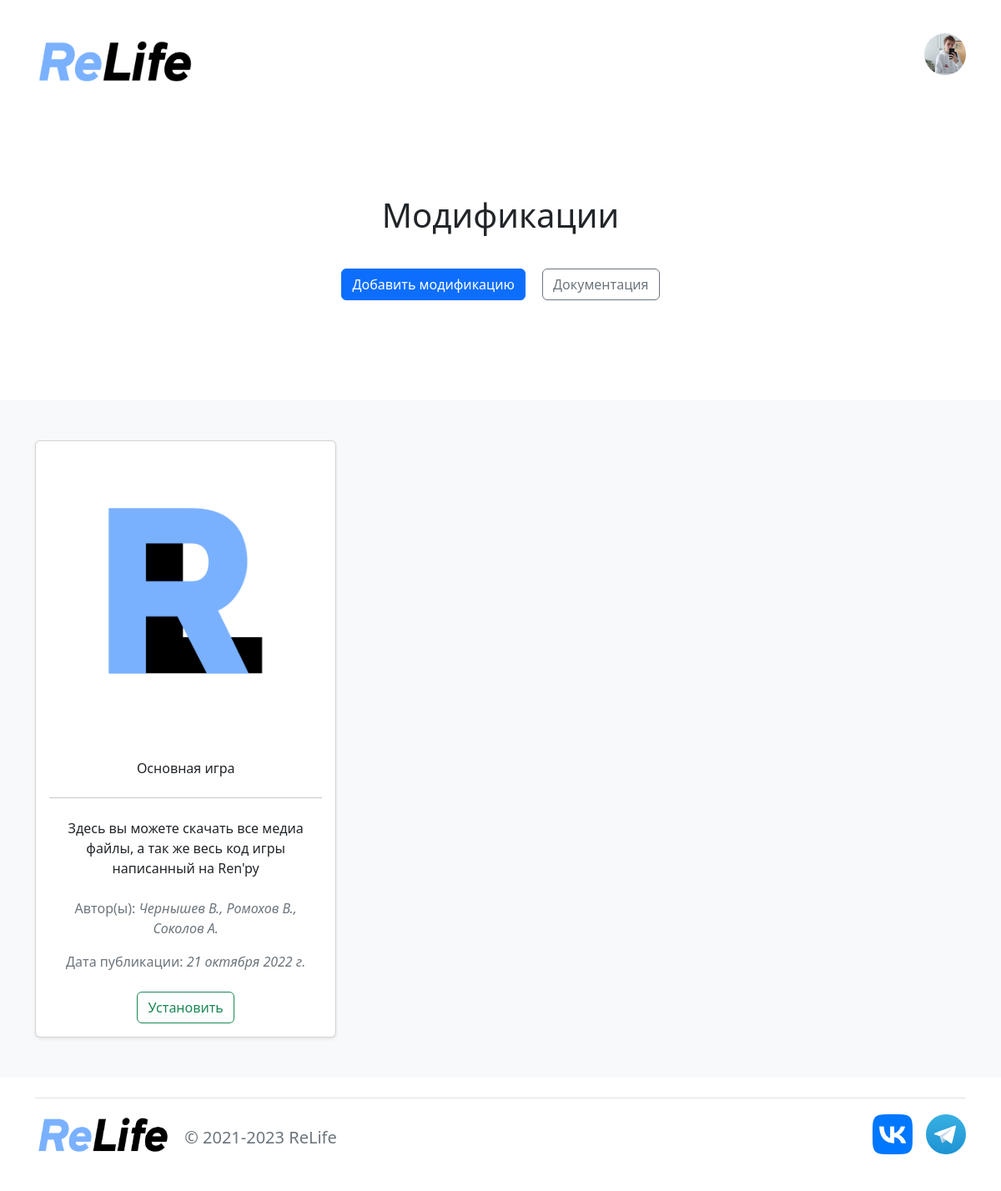
Page /modifications (signed in) on the committed database.
### users/models.py (models this page shows, shortened)
class User(AbstractUser):
    pass

class Account(models.Model):
    user = models.OneToOneField(User, null=True, blank=True, on_delete=models.CASCADE)
    first_name = models.CharField('Имя', null=True, blank=True, max_length=32)
    last_name = models.CharField('Фамилия', null=True, blank=True, max_length=32)
    birthday = models.DateField('День рождения', null=True, blank=True, )
    gender = models.CharField(
        'Пол пользователя',
        null=True,
        blank=True,
        max_length=7,
        choices=[
            ('Мужской', 'Мужской'),
            ('Женский', 'Женский')
        ]
    )
    phone = models.CharField('Номер моб. телефона', null=True, blank=True, max_length=10)
    role = models.CharField(
        'Роль пользователя',
        null=True,
        blank=True,
        max_length=25,
        choices=[
            ('Пользователь', 'Пользователь'),
            ('Спонсор', 'Спонсор'),
            ('Ангел', 'Ангел'),
            ('Создатель', 'Создатель'),
        ],
        default='Пользователь'
    )
    accept_ua_pp = models.BooleanField('Согласие со всеми правилами', null=True, blank=True, default=True)
    nick_in_credits = models.CharField('Ник для титров', null=True, blank=True, max_length=64)
    web_site = models.CharField('Веб-сайт', null=True, blank=True, max_length=64)
    github = models.CharField('GitHub', null=True, blank=True, max_length=64)
    telegram = models.CharField('Telegram', null=True, blank=True, max_length=64)
    discord = models.CharField('Discord', null=True, blank=True, max_length=64)
    ip_address = models.CharField('Ip', null=True, blank=True, default='ABC', max_length=64)
    img = models.ImageField('Аватар', null=True, blank=True, upload_to=path_and_rename,
                            default='img/avatar/standard_avatar.png')
    class Meta:
        verbose_name = 'Пользователь_доп'
        verbose_name_plural = 'Пользователи_доп'

class Mod(models.Model):
    title = models.CharField('Название мода', max_length=255)
    description = models.TextField('Описание')
    author = models.CharField('Автор', max_length=255)
    date = models.DateField('Дата публикации', auto_now_add=True)
    img_mod = models.ImageField('Превью мода', null=True, blank=True, upload_to='img/mods/')
    mod = models.FileField('Модификация', null=True, blank=True, upload_to='game/modifications/')
    accept_mod = models.BooleanField('Подтверждение', null=True, blank=True, default=False)
    class Meta:
        verbose_name = 'Модификация'
        verbose_name_plural = 'Модификации'

### users/views.py (the view)
# urls.py: path('modifications', views.mod_main, name='modifications'),
def mod_main(request):
    mods = Mod.objects.order_by('-date')
    return render(request, 'users/modifications/modifications_main.html',
                  {
                      'mods': mods
                  })

### templates/users/modifications/modifications_main.html (shortened to what this page needs)
{% extends 'users/base.html' %}
{% load static %}
{% block logo_for_page %}
<img src=" static/users/img/logo_site.jpg" class="rounded bi me-5" alt="logo.svg" width='192' height='65.4'>
{% endblock %}
{% block content %}
<section class="py-5 text-center container">
    <div class="row py-lg-5">
        <div class="col-lg-6 col-md-8 mx-auto">
            <h1 class="">Модификации</h1><br>
            {% if user.is_authenticated %}
                <p>
                    <a href="{% url 'modifications_create' %}" class="btn btn-primary me-3">Добавить модификацию</a>
                    <a href="{% url 'modifications_info' %}" class="btn btn-outline-secondary my-2">Документация</a>
                </p>
            {% endif %}
        </div>
    </div>
</section>
<div class="album py-5 bg-light">
    <div class="container">
      <div class="row row-cols-1 row-cols-sm-2 row-cols-md-3 g-3">
        {% for el in mods %}
          {% if el.accept_mod %}
            <div class="col">
                <div class="card shadow-sm text-center">
                    <img src="/static/users/{{ el.img_mod }}" class="rounded bd-placeholder-img card-img-top" width="100%" height="100%">
                    <div class="card-body">
                        <p class="card-text py-2 h6">{{ el.title }}</p>
                        <hr>
                        <p class="card-text py-2">{{ el.description }}</p>
                        <p class="card-text text-muted">Автор(ы): <i>{{ el.author }}</i></p>
                        <p class="card-text text-muted pb-2">Дата публикации: <i>{{ el.date }}</i></p>
                        <div class="text-center">
                            <div class="">
                                <a href="/static/users/{{ el.mod }}" class="btn btn-outline-success">Установить</a>
                            </div>
                        </div>
                    </div>
                </div>
            </div>
          {% endif %}
        {% endfor %}
      </div>
    </div>
  </div>
{% endblock %}

### templates/users/base.html (shortened to what this page needs)
{% load static %}
<!doctype html>
<html lang="en">
<head>
    <link href="https://cdn.jsdelivr.net/npm/bootstrap@5.2.0/dist/css/bootstrap.min.css" rel="stylesheet">
    <link rel="stylesheet" href="{% static 'users/css/nav_menu.css' %}">
    <link rel="stylesheet" href="{% static 'users/css/base_link.css' %}">
</head>
<body>
    <aside>
        <header class="p-3 mb-3">
            <div class="container">
                <div class="d-flex flex-wrap align-items-center justify-content-between">
                    <a href="{% url 'home' %}" class="d-flex align-items-center mb-2 mb-lg-0 align-self-end">
                        {% block logo_for_page %}{% endblock %}
                    </a>
                    {% if user.is_authenticated %}
                        <div class="dropdown">
                            <a class="pe-0 ps-2" id="navbarDropdownUser" role="button" data-bs-toggle="dropdown"
                               aria-haspopup="true" aria-expanded="false">
                                <div class="avatar avatar-xl">
                                    {% if user.account.img %}
                                        <img class="rounded-circle mb-3" src="/static/users/{{ user.account.img }}" alt=""
                                             width="50" height="50">
                                    {% else %}
                                        <img src="/static/users/img/avatar/standard_avatar.png" alt="avatar - {{ user.username }}"
                                             class="mb-3 bd-placeholder-img rounded-circle" width="50" height="50">
                                    {% endif %}
                                </div>
                            </a>
                        </div>
                    {% endif %}
                </div>
            </div>
        </header>
    </aside>
    <main>
        {% block content %}
        {% endblock %}
    </main>
    <div class="container">
        <footer class="d-flex flex-wrap justify-content-between align-items-center py-3 my-4 border-top">
          <div class="col-md-4 d-flex align-items-center">
                <a href="{% url 'home' %}" class="mb-3 me-3 mb-md-0 text-muted text-decoration-none lh-1">
                    <img src="{% static 'users/img/logo_site.jpg' %}" class="bi" alt="logo.svg" width='163.2' height='55.59'>
                </a>
                <span class="h5 mt-3 text-muted">© 2021-2023 ReLife</span>
          </div>
          <ul class="nav col-md-4 justify-content-end list-unstyled d-flex">
            <li class="ms-3">
                <a class="text-muted" href="https://vk.com/vr1_r1">
                    <img src="{% static 'users/img/logo/VK_Compact_Logo.jpg' %}" class="bi" alt="logo.svg" width='48' height='48'>
                </a>
            </li>
            <li class="ms-3">
                <a class="text-muted" href="https://t.me/+VbuMNx8Dnsg0YWQ6">
                    <img src="{% static 'users/img/logo/Telegram_logo.svg' %}" class="bi" alt="logo.svg" width='48' height='48'>
                </a>
            </li>
          </ul>
        </footer>
      </div>
</body>
</html>

### rows in the picture
User: account.img (picture)
Mod: img_mod (picture), title "Основная игра", description "Здесь вы можете скачать все медиа файлы, а так же весь код игры написанный на Ren'py", author "Чернышев В., Ромохов В., Соколов А.", date "21 октября 2022 г."
